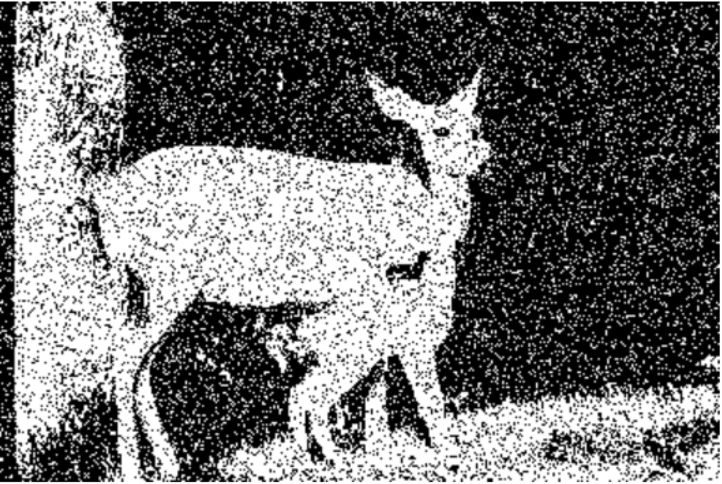
#> input picture Topico9/imgs/cervo.PNG, 722 x 484 px, found by its file name
$ python image_correction.py
#> lines starting #> are read from the running program, lines starting #| are printed output that depends on the picture; after the words box and inside, x2 and y2 are one past the last pixel; in counts of white or black regions, pixels touching at a corner belong together
#> further down, cervo is the input picture: shape (484, 722); min 0, max 255, mean 113.2
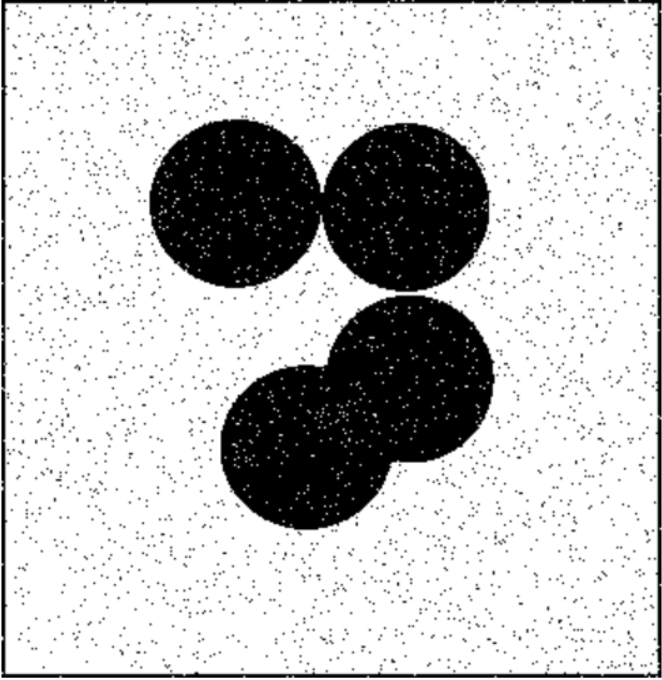
#> input picture Topico9/imgs/moeda.PNG, 662 x 680 px, found by its file name
#> further down, moeda is the input picture: shape (680, 662); min 0, max 255, mean 197.4
import cv2
import numpy as np
import matplotlib.pyplot as plt

def showImages(imgsArray, titlesArray, size, grid=(1,1)):

    y, x = grid
    _ , axes = plt.subplots(y, x, figsize = size)
    axes = axes.ravel() if isinstance(axes, np.ndarray) else np.array([axes])

    if len(imgsArray) != len(titlesArray):
        print("Error: the numbers of images and titles has to be the same!")
        return

    for idx, (img,title) in enumerate(zip(imgsArray, titlesArray)):
        if len(img.shape) == 2: # gray
            axes[idx].imshow(img, cmap='gray')
        else : # RGB
            axes[idx].imshow(img)
        axes[idx].set_title(title, fontdict={'fontsize':18, 'fontweight': 'medium'}, pad=10)
        if len(title) == 0:
            axes[idx].axis('off')

    plt.tight_layout()
    plt.show()

def correcaoPorAbertura(img):
    '''Abertura =   erosao seguida por dilatacao'''
    kernel = np.ones((5,5),np.uint8)
    opening = cv2.morphologyEx(img, cv2.MORPH_OPEN, kernel)
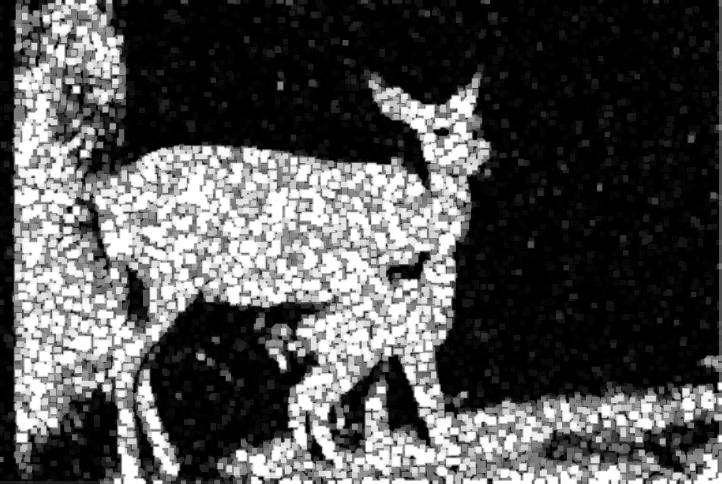
#> opening: shape (484, 722); min 0, max 255, mean 81.4
    limite, imagem_limiarizada = cv2.threshold(opening, 10, 255, cv2.THRESH_BINARY)
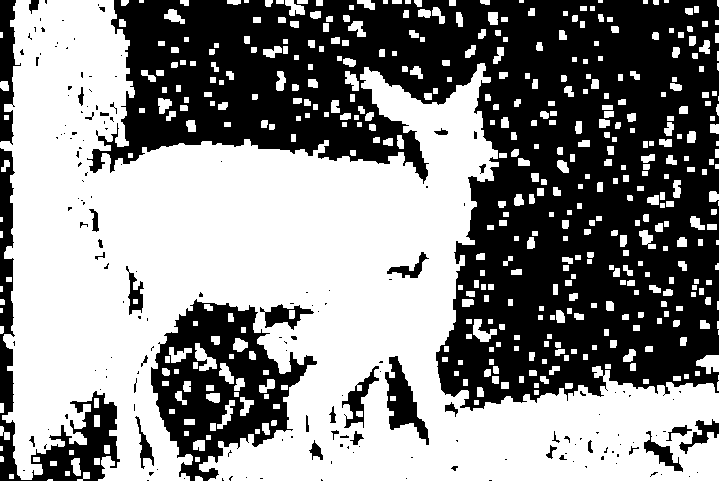
#> imagem_limiarizada: shape (484, 722); 54.8% white; 173 black regions (130 under 20 px), largest, box (x1, y1, x2, y2) and area: (87, 0, 719, 411) 128626, (151, 299, 317, 481) 13725, (0, 148, 120, 481) 7232
    kernel = np.ones((10,10),np.uint8)
    opening = cv2.morphologyEx(imagem_limiarizada, cv2.MORPH_OPEN, kernel)
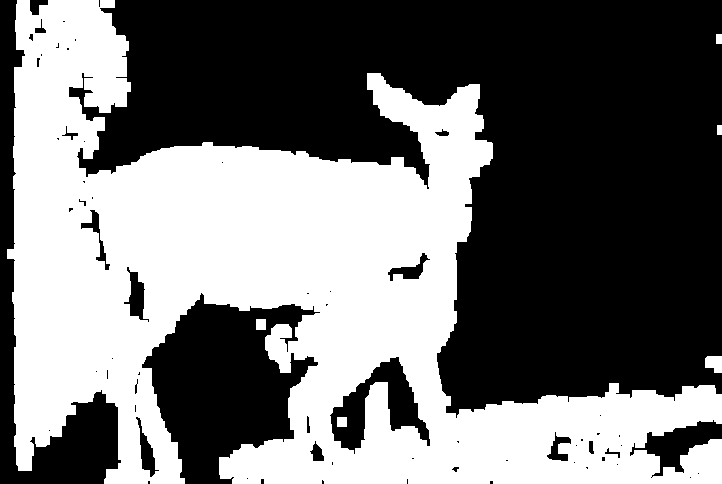
#> opening: shape (484, 722); 44.6% white; 6 white regions, box (x1, y1, x2, y2) and area: (7, 0, 722, 484) 155381, (705, 356, 722, 373) 241, (256, 319, 266, 330) 110, (337, 417, 347, 427) 100, (716, 34, 722, 44) 60, (717, 125, 722, 135) 50
    kernel = np.ones((3,3),np.uint8)
    closing = cv2.morphologyEx(opening, cv2.MORPH_CLOSE, kernel)
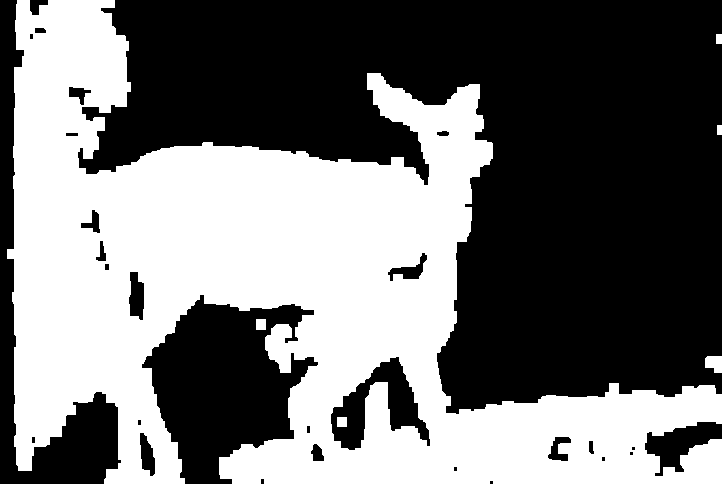
#> closing: shape (484, 722); 44.8% white; 6 white regions, box (x1, y1, x2, y2) and area: (7, 0, 722, 484) 156010, (705, 356, 722, 373) 241, (256, 319, 266, 330) 110, (337, 417, 347, 427) 100, (716, 34, 722, 44) 60, (717, 125, 722, 135) 50
    return closing

def correcaoPorFechamento(img):
    kernel = np.ones((4,4),np.uint8)
    opening = cv2.morphologyEx(img, cv2.MORPH_OPEN, kernel)
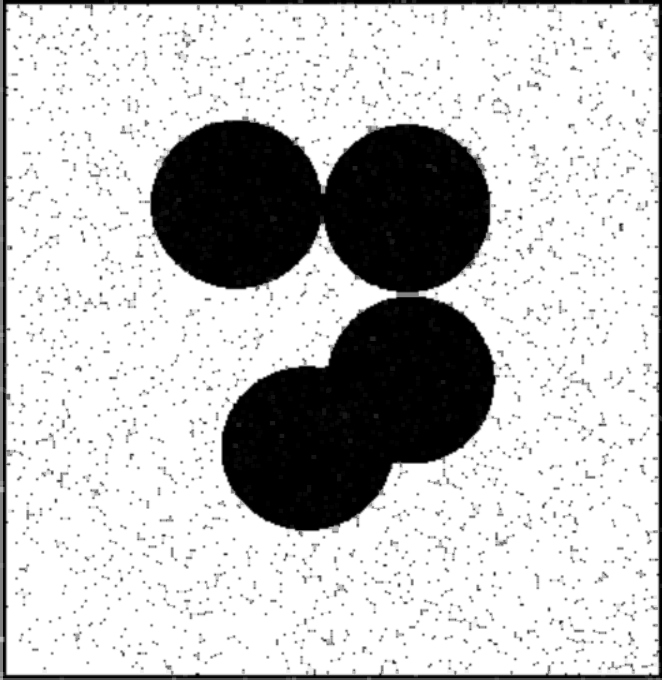
#> opening: shape (680, 662); min 0, max 255, mean 194.8

    '''Fechamento = dilatacao seguida por erosao'''
    kernel = np.ones((20,20),np.uint8)
    closing = cv2.morphologyEx(opening, cv2.MORPH_CLOSE, kernel)
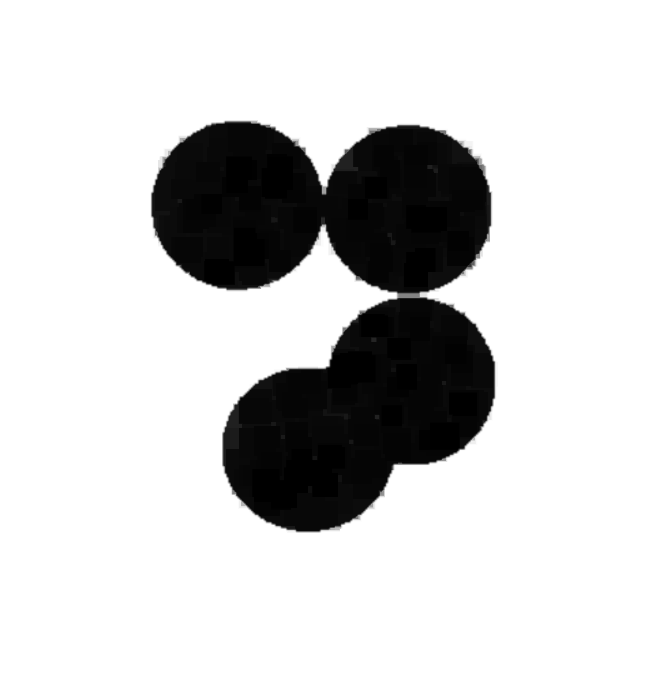
#> closing: shape (680, 662); min 0, max 255, mean 207.3
    return  closing


cervo = cv2.imread("Topico9\imgs\cervo.PNG",  cv2.IMREAD_GRAYSCALE)
moeda = cv2.imread("Topico9\imgs\moeda.PNG",  cv2.IMREAD_GRAYSCALE)

img_cervo = correcaoPorAbertura(cervo)
img_moeda = correcaoPorFechamento(moeda)

showImages([cervo, img_cervo, moeda, img_moeda],['Cervo Orignal','Corrigido','Moeda Original','Corrigida'],(7,7), (2,2))
#> the loop in showImages, `for idx, (img,title) in enumerate(zip(imgsArray, titlesArray)):` made 4 passes
#> title on passes 1 to 4: 'Cervo Orignal', 'Corrigido', 'Moeda Original', 'Corrigida'
